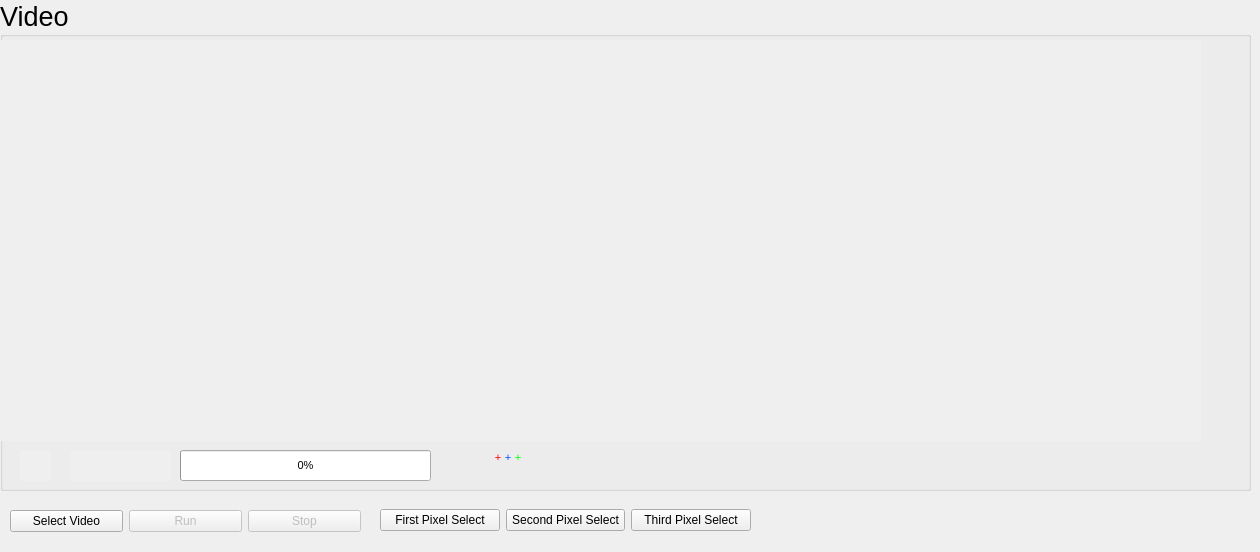
    <widget class="QWidget" name="tab_1">
     <property name="focusPolicy">
      <enum>Qt::TabFocus</enum>
     </property>
     <attribute name="title">
      <string>Video Page</string>
     </attribute>
     <widget class="QGroupBox" name="groupBox">
      <property name="geometry">
       <rect>
        <x>0</x>
        <y>0</y>
        <width>1251</width>
        <height>491</height>
       </rect>
      </property>
      <property name="maximumSize">
       <size>
        <width>1251</width>
        <height>491</height>
       </size>
      </property>
      <property name="font">
       <font>
        <pointsize>20</pointsize>
       </font>
      </property>
      <property name="autoFillBackground">
       <bool>false</bool>
      </property>
      <property name="title">
       <string>Video</string>
      </property>
      <widget class="QLabel" name="player">
       <property name="geometry">
        <rect>
         <x>0</x>
         <y>40</y>
         <width>1201</width>
         <height>401</height>
        </rect>
       </property>
       <property name="maximumSize">
        <size>
         <width>1201</width>
         <height>401</height>
        </size>
       </property>
       <property name="font">
        <font>
         <pointsize>9</pointsize>
        </font>
       </property>
       <property name="autoFillBackground">
        <bool>true</bool>
       </property>
       <property name="frameShape">
        <enum>QFrame::NoFrame</enum>
       </property>
       <property name="text">
        <string/>
       </property>
       <property name="scaledContents">
        <bool>false</bool>
       </property>
       <property name="alignment">
        <set>Qt::AlignJustify|Qt::AlignVCenter</set>
       </property>
      </widget>
      <widget class="QLabel" name="dot_pixel_3">
       <property name="enabled">
        <bool>true</bool>
       </property>
       <property name="geometry">
        <rect>
         <x>510</x>
         <y>450</y>
         <width>16</width>
         <height>16</height>
        </rect>
       </property>
       <property name="palette">
        <palette>
         <active>
          <colorrole role="WindowText">
           <brush brushstyle="SolidPattern">
            <color alpha="255">
             <red>0</red>
             <green>255</green>
             <blue>0</blue>
            </color>
           </brush>
          </colorrole>
          <colorrole role="LinkVisited">
           <brush brushstyle="SolidPattern">
            <color alpha="255">
             <red>255</red>
             <green>0</green>
             <blue>0</blue>
            </color>
           </brush>
          </colorrole>
         </active>
         <inactive>
          <colorrole role="WindowText">
           <brush brushstyle="SolidPattern">
            <color alpha="255">
             <red>0</red>
             <green>255</green>
             <blue>0</blue>
            </color>
           </brush>
          </colorrole>
          <colorrole role="LinkVisited">
           <brush brushstyle="SolidPattern">
            <color alpha="255">
             <red>255</red>
             <green>0</green>
             <blue>0</blue>
            </color>
           </brush>
          </colorrole>
         </inactive>
         <disabled>
          <colorrole role="WindowText">
           <brush brushstyle="SolidPattern">
            <color alpha="255">
             <red>120</red>
             <green>120</green>
             <blue>120</blue>
            </color>
           </brush>
          </colorrole>
          <colorrole role="LinkVisited">
           <brush brushstyle="SolidPattern">
            <color alpha="255">
             <red>255</red>
             <green>0</green>
             <blue>0</blue>
            </color>
           </brush>
          </colorrole>
         </disabled>
        </palette>
       </property>
       <property name="font">
        <font>
         <pointsize>8</pointsize>
        </font>
       </property>
       <property name="layoutDirection">
        <enum>Qt::LeftToRight</enum>
       </property>
       <property name="autoFillBackground">
        <bool>false</bool>
       </property>
       <property name="frameShape">
        <enum>QFrame::NoFrame</enum>
       </property>
       <property name="text">
        <string>&lt;html&gt;&lt;head/&gt;&lt;body&gt;&lt;p align=&quot;center&quot;&gt;+&lt;/p&gt;&lt;/body&gt;&lt;/html&gt;</string>
       </property>
       <property name="textFormat">
        <enum>Qt::AutoText</enum>
       </property>
       <property name="scaledContents">
        <bool>true</bool>
       </property>
       <property name="alignment">
        <set>Qt::AlignJustify|Qt::AlignVCenter</set>
       </property>
      </widget>
      <widget class="QLabel" name="dot_pixel_2">
       <property name="enabled">
        <bool>true</bool>
       </property>
       <property name="geometry">
        <rect>
         <x>500</x>
         <y>450</y>
         <width>16</width>
         <height>16</height>
        </rect>
       </property>
       <property name="palette">
        <palette>
         <active>
          <colorrole role="WindowText">
           <brush brushstyle="SolidPattern">
            <color alpha="255">
             <red>0</red>
             <green>85</green>
             <blue>255</blue>
            </color>
           </brush>
          </colorrole>
          <colorrole role="LinkVisited">
           <brush brushstyle="SolidPattern">
            <color alpha="255">
             <red>255</red>
             <green>0</green>
             <blue>0</blue>
            </color>
           </brush>
          </colorrole>
         </active>
         <inactive>
          <colorrole role="WindowText">
           <brush brushstyle="SolidPattern">
            <color alpha="255">
             <red>0</red>
             <green>85</green>
             <blue>255</blue>
            </color>
           </brush>
          </colorrole>
          <colorrole role="LinkVisited">
           <brush brushstyle="SolidPattern">
            <color alpha="255">
             <red>255</red>
             <green>0</green>
             <blue>0</blue>
            </color>
           </brush>
          </colorrole>
         </inactive>
         <disabled>
          <colorrole role="WindowText">
           <brush brushstyle="SolidPattern">
            <color alpha="255">
             <red>120</red>
             <green>120</green>
             <blue>120</blue>
            </color>
           </brush>
          </colorrole>
          <colorrole role="LinkVisited">
           <brush brushstyle="SolidPattern">
            <color alpha="255">
             <red>255</red>
             <green>0</green>
             <blue>0</blue>
            </color>
           </brush>
          </colorrole>
         </disabled>
        </palette>
       </property>
       <property name="font">
        <font>
         <pointsize>8</pointsize>
        </font>
       </property>
       <property name="layoutDirection">
        <enum>Qt::LeftToRight</enum>
       </property>
       <property name="autoFillBackground">
        <bool>false</bool>
       </property>
       <property name="frameShape">
        <enum>QFrame::NoFrame</enum>
       </property>
       <property name="text">
        <string>&lt;html&gt;&lt;head/&gt;&lt;body&gt;&lt;p align=&quot;center&quot;&gt;+&lt;/p&gt;&lt;/body&gt;&lt;/html&gt;</string>
       </property>
       <property name="textFormat">
        <enum>Qt::AutoText</enum>
       </property>
       <property name="scaledContents">
        <bool>true</bool>
       </property>
       <property name="alignment">
        <set>Qt::AlignJustify|Qt::AlignVCenter</set>
       </property>
      </widget>
      <widget class="QLabel" name="dot_pixel_1">
       <property name="enabled">
        <bool>true</bool>
       </property>
       <property name="geometry">
        <rect>
         <x>490</x>
         <y>450</y>
         <width>16</width>
         <height>16</height>
        </rect>
       </property>
       <property name="palette">
        <palette>
         <active>
          <colorrole role="WindowText">
           <brush brushstyle="SolidPattern">
            <color alpha="255">
             <red>255</red>
             <green>0</green>
             <blue>0</blue>
            </color>
           </brush>
          </colorrole>
          <colorrole role="LinkVisited">
           <brush brushstyle="SolidPattern">
            <color alpha="255">
             <red>255</red>
             <green>0</green>
             <blue>0</blue>
            </color>
           </brush>
          </colorrole>
         </active>
         <inactive>
          <colorrole role="WindowText">
           <brush brushstyle="SolidPattern">
            <color alpha="255">
             <red>255</red>
             <green>0</green>
             <blue>0</blue>
            </color>
           </brush>
          </colorrole>
          <colorrole role="LinkVisited">
           <brush brushstyle="SolidPattern">
            <color alpha="255">
             <red>255</red>
             <green>0</green>
             <blue>0</blue>
            </color>
           </brush>
          </colorrole>
         </inactive>
         <disabled>
          <colorrole role="WindowText">
           <brush brushstyle="SolidPattern">
            <color alpha="255">
             <red>120</red>
             <green>120</green>
             <blue>120</blue>
            </color>
           </brush>
          </colorrole>
          <colorrole role="LinkVisited">
           <brush brushstyle="SolidPattern">
            <color alpha="255">
             <red>255</red>
             <green>0</green>
             <blue>0</blue>
            </color>
           </brush>
          </colorrole>
         </disabled>
        </palette>
       </property>
       <property name="font">
        <font>
         <pointsize>8</pointsize>
        </font>
       </property>
       <property name="layoutDirection">
        <enum>Qt::LeftToRight</enum>
       </property>
       <property name="autoFillBackground">
        <bool>false</bool>
       </property>
       <property name="frameShape">
        <enum>QFrame::NoFrame</enum>
       </property>
       <property name="text">
        <string>&lt;html&gt;&lt;head/&gt;&lt;body&gt;&lt;p align=&quot;center&quot;&gt;+&lt;/p&gt;&lt;/body&gt;&lt;/html&gt;</string>
       </property>
       <property name="textFormat">
        <enum>Qt::AutoText</enum>
       </property>
       <property name="scaledContents">
        <bool>true</bool>
       </property>
       <property name="alignment">
        <set>Qt::AlignJustify|Qt::AlignVCenter</set>
       </property>
      </widget>
      <widget class="QProgressBar" name="progressBar">
       <property name="geometry">
        <rect>
         <x>180</x>
         <y>450</y>
         <width>251</width>
         <height>31</height>
        </rect>
       </property>
       <property name="font">
        <font>
         <pointsize>8</pointsize>
        </font>
       </property>
       <property name="value">
        <number>0</number>
       </property>
      </widget>
      <widget class="QLabel" name="progressing">
       <property name="geometry">
        <rect>
         <x>70</x>
         <y>450</y>
         <width>101</width>
         <height>31</height>
        </rect>
       </property>
       <property name="font">
        <font>
         <pointsize>10</pointsize>
        </font>
       </property>
       <property name="autoFillBackground">
        <bool>true</bool>
       </property>
       <property name="text">
        <string/>
       </property>
      </widget>
      <widget class="QLabel" name="gif">
       <property name="geometry">
        <rect>
         <x>20</x>
         <y>450</y>
         <width>31</width>
         <height>31</height>
        </rect>
       </property>
       <property name="autoFillBackground">
        <bool>true</bool>
       </property>
       <property name="text">
        <string/>
       </property>
       <property name="scaledContents">
        <bool>true</bool>
       </property>
      </widget>
     </widget>
     <widget class="QWidget" name="layoutWidget">
      <property name="geometry">
       <rect>
        <x>380</x>
        <y>500</y>
        <width>371</width>
        <height>41</height>
       </rect>
      </property>
      <layout class="QGridLayout" name="gridLayout">
       <item row="0" column="0">
        <widget class="QPushButton" name="select_pixel_1">
         <property name="text">
          <string>First Pixel Select</string>
         </property>
        </widget>
       </item>
       <item row="0" column="1">
        <widget class="QPushButton" name="select_pixel_2">
         <property name="text">
          <string>Second Pixel Select</string>
         </property>
        </widget>
       </item>
       <item row="0" column="2">
        <widget class="QPushButton" name="select_pixel_3">
         <property name="text">
          <string>Third Pixel Select</string>
         </property>
        </widget>
       </item>
      </layout>
     </widget>
     <widget class="QWidget" name="layoutWidget">
      <property name="geometry">
       <rect>
        <x>10</x>
        <y>500</y>
        <width>351</width>
        <height>43</height>
       </rect>
      </property>
      <layout class="QGridLayout" name="gridLayout_6">
       <item row="0" column="0">
        <widget class="QPushButton" name="select_video">
         <property name="text">
          <string>Select Video</string>
         </property>
        </widget>
       </item>
       <item row="0" column="1">
        <widget class="QPushButton" name="run_video">
         <property name="enabled">
          <bool>false</bool>
         </property>
         <property name="text">
          <string>Run</string>
         </property>
         <property name="icon">
          <iconset theme="media-playback-start">
           <normaloff>.</normaloff>.</iconset>
         </property>
        </widget>
       </item>
       <item row="0" column="2">
        <widget class="QPushButton" name="stop_video">
         <property name="enabled">
          <bool>false</bool>
         </property>
         <property name="text">
          <string>Stop</string>
         </property>
         <property name="icon">
          <iconset theme="media-playback-stop">
           <normaloff>.</normaloff>.</iconset>
         </property>
        </widget>
       </item>
      </layout>
     </widget>
    </widget>
